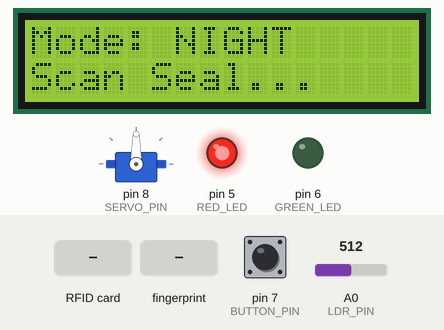
This sketch was run on a simulated Arduino Uno, built with avr-gcc and run on an emulated ATmega328P. Shown: 16×2 character LCD, servo, output pins drawn as LEDs (lit = HIGH). The test bench sets the inputs (shaded band); at power-on: A0 (LDR_PIN) = 512, pin 7 (BUTTON_PIN) HIGH. Pins used as bus, display or sensor lines are not drawn; what the sketch prints to the serial monitor is not drawn.

Above: at 3.3 s.
3.4 s: RFID card AA A4 20 B0 held to the reader
At 4.6 s:
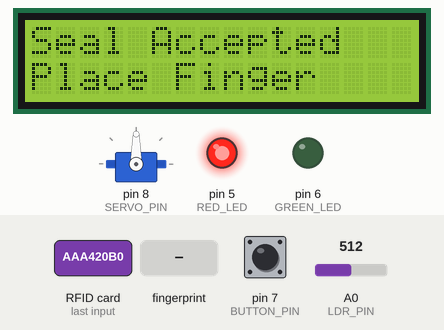
5.1 s: finger stored as number 1 placed on the sensor
At 5.9 s:
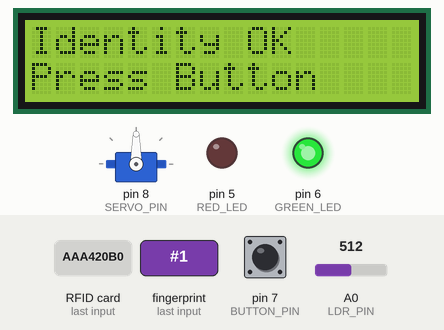
6.9 s: A0 (LDR_PIN) set to 312
8.4 s: A0 (LDR_PIN) set to 291
At 8.9 s:
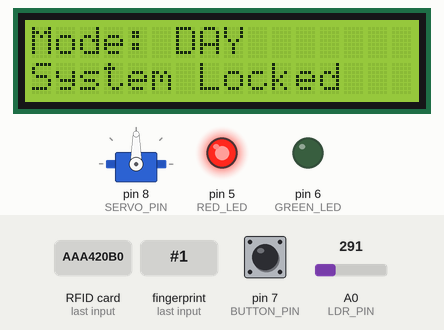
9.9 s: A0 (LDR_PIN) set to 306
At 10.3 s:
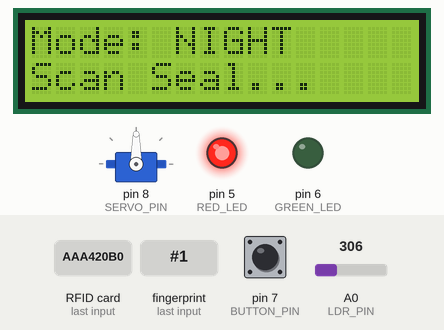
11.4 s: RFID card 73 5A 2F AA held to the reader
At 14.9 s:
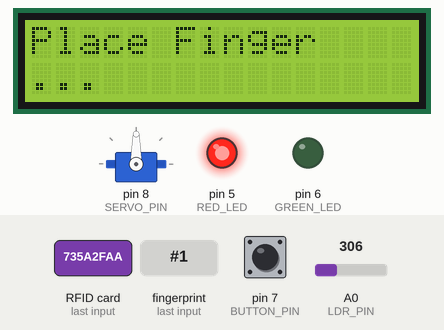
Timing chart, 0 to 15.4 s (numbered marks = the images above; inputs shaded):
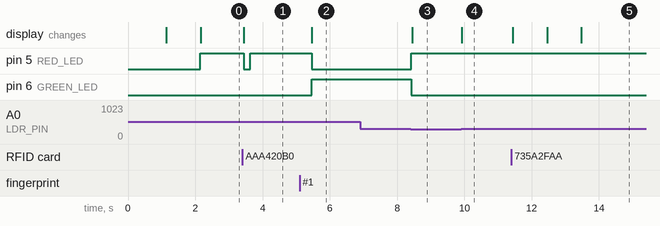

Measured:
- the behaviour switches between 301 and 300 on A0 (LDR_PIN) (found by bisection; images 2 and 3)
- after the input at 3.4 s, pin 5 (RED_LED): HIGH → LOW at once, → HIGH 0.20 s later; the display: changes at once (image 1)
- after the input at 5.1 s, pin 5 (RED_LED): HIGH → LOW after 0.37 s; pin 6 (GREEN_LED): LOW → HIGH after 0.37 s; the display: changes after 0.37 s (image 2)
- after the input at 6.9 s, every drawn part: stays the same
- after the input at 8.4 s, pin 5 (RED_LED): LOW → HIGH at once; pin 6 (GREEN_LED): HIGH → LOW at once; the display: changes after 0.05 s (image 3)
- after the input at 9.9 s, the display: changes at once (image 4)
- after the input at 11.4 s, the display: first changes at once (image 5 shows a later state)

The sketch:

ARD_GROUP_20.ino
```cpp
#include <SPI.h>
#include <MFRC522.h>
#include <Wire.h>
#include <LiquidCrystal_I2C.h>
#include <Servo.h>
#include <Adafruit_Fingerprint.h>
#include <SoftwareSerial.h>

// --- DEBUG HELPER ---
#define SERIAL_BAUD 9600

const char* stateName(int s) {
  switch (s) {
    case 0: return "LOCKED";
    case 1: return "WAIT_FINGER";
    case 2: return "WAIT_BUTTON";
    case 3: return "OPEN";
    case 4: return "ENROLL_FP";
    default: return "UNKNOWN";
  }
}

// --- HARDWARE PINS ---
#define SS_PIN 10
#define RST_PIN 9
#define RED_LED 5
#define GREEN_LED 6
#define BUTTON_PIN 7
#define SERVO_PIN 8
#define LDR_PIN A0
#define FP_RX 2
#define FP_TX 3

// --- CONFIGURATION ---
#define LCD_ADDR 0x27
// Calibrated Threshold: Light (~160) < 300 < Dark (~500)
#define DARK_THRESHOLD 300
#define SERVO_STOP 90
#define SERVO_OPEN 0
#define SERVO_CLOSE 180
#define SERVO_TIME 700

// --- AUTHORIZED IDs ---
byte UID1[4] = {0xAA, 0xA4, 0x20, 0xB0}; // User Card (Starts Auth)
byte UID2[4] = {0x73, 0x5A, 0x2F, 0xAA}; // Admin Card (Enrolls Finger)

// --- OBJECTS ---
MFRC522 rfid(SS_PIN, RST_PIN);
LiquidCrystal_I2C lcd(LCD_ADDR, 16, 2);
Servo servo;
SoftwareSerial fingerSerial(FP_RX, FP_TX);
Adafruit_Fingerprint finger(&fingerSerial);

// --- STATES ---
enum State { LOCKED, WAIT_FINGER, WAIT_BUTTON, OPEN, ENROLL_FP };
State state = LOCKED;

bool lastButton = HIGH;
uint8_t enrollID = 1;

// --- HELPER FUNCTIONS ---

void show(const char* a, const char* b) {
  lcd.clear();
  lcd.setCursor(0,0);
  lcd.print(a);
  lcd.setCursor(0,1);
  lcd.print(b);
}

// Logic: Returns true if sensor value is HIGH (>300)
bool dark() {
  return analogRead(LDR_PIN) > DARK_THRESHOLD;
}

bool buttonPressed() {
  bool now = digitalRead(BUTTON_PIN);
  bool pressed = (lastButton == HIGH && now == LOW);
  lastButton = now;
  delay(50); // Debounce
  return pressed;
}

bool checkUID(byte* target) {
  for (byte i = 0; i < 4; i++) {
    if (rfid.uid.uidByte[i] != target[i]) return false;
  }
  return true;
}

// Checks if a valid finger is placed on sensor
bool fingerprintOK() {
  uint8_t p = finger.getImage();
  if (p != FINGERPRINT_OK) return false;

  p = finger.image2Tz();
  if (p != FINGERPRINT_OK) return false;

  p = finger.fingerFastSearch();
  if (p != FINGERPRINT_OK) return false;

  return true; // Match found!
}

void lockSafe() {
  digitalWrite(RED_LED, HIGH);
  digitalWrite(GREEN_LED, LOW);
  servo.write(SERVO_STOP);
  state = LOCKED;
}

void openSafe() {
  digitalWrite(RED_LED, LOW);
  digitalWrite(GREEN_LED, HIGH);
  servo.write(SERVO_OPEN);
  delay(SERVO_TIME);
  servo.write(SERVO_STOP);
  state = OPEN;
  show("Safe Open", "Press to Lock");
}

void closeSafe() {
  servo.write(SERVO_CLOSE);
  delay(SERVO_TIME);
  servo.write(SERVO_STOP);
  lockSafe();
}

// Robust Enrollment Routine
void enrollFingerprint() {
  Serial.println("Starting Enrollment...");
  show("Enroll ID #", String(enrollID).c_str());
  delay(1000);
  show("Place Finger", "...");

  int p = -1;
  while (p != FINGERPRINT_OK) p = finger.getImage();
  finger.image2Tz(1);

  show("Remove Finger", "");
  delay(2000);
  p = 0;
  while (p != FINGERPRINT_NOFINGER) p = finger.getImage();

  show("Place Same", "Finger Again");
  p = -1;
  while (p != FINGERPRINT_OK) p = finger.getImage();
  finger.image2Tz(2);

  if (finger.createModel() == FINGERPRINT_OK &&
      finger.storeModel(enrollID) == FINGERPRINT_OK) {
    show("Success!", "Finger Stored");
    Serial.print("Finger Enrolled ID: "); Serial.println(enrollID);
    enrollID++;
    digitalWrite(GREEN_LED, HIGH); delay(1000); digitalWrite(GREEN_LED, LOW);
  } else {
    show("Enroll Failed", "Try Again");
    Serial.println("Enrollment Failed");
    delay(2000);
  }
  lockSafe();
}

// --- SETUP ---
void setup() {
  Serial.begin(SERIAL_BAUD);
  Serial.println("--- SAFE SYSTEM STARTING ---");

  pinMode(RED_LED, OUTPUT);
  pinMode(GREEN_LED, OUTPUT);
  pinMode(BUTTON_PIN, INPUT_PULLUP);

  lcd.init();
  lcd.backlight();

  SPI.begin();
  rfid.PCD_Init();

  finger.begin(57600);
  if (finger.verifyPassword()) {
    show("System Ready", "Sensor Found");
    Serial.println("Fingerprint Sensor Found");
    delay(1000);
  } else {
    show("Error:", "No Finger Sensor");
    Serial.println("Fingerprint Sensor ERROR");
    while(1);
  }

  servo.attach(SERVO_PIN);
  servo.write(SERVO_STOP);

  lockSafe();
}

// --- MAIN LOOP ---
void loop() {
  // DEBUG PRINTING (Every 500ms)
  static unsigned long lastLog = 0;
  unsigned long now = millis();
  if (now - lastLog >= 500) {
    lastLog = now;
    Serial.print("State=");
    Serial.print(stateName((int)state));
    Serial.print(" | Dark=");
    Serial.print(dark() ? "YES" : "NO");
    Serial.print(" | LDR Value=");
    Serial.println(analogRead(LDR_PIN));
  }

  // 1. DAYLIGHT SAFETY LOCK
  if (!dark()) {
    if (state != LOCKED) {
      Serial.println("LIGHT DETECTED -> FORCING LOCK");
      lockSafe();
    }

    // Refresh LCD strictly every 2 seconds to avoid flicker
    static long lastPrint = 0;
    if (millis() - lastPrint > 2000) {
      show("Mode: DAY", "System Locked");
      lastPrint = millis();
    }
    return;
  }

  // 2. LOCKED STATE: Wait for RFID
  if (state == LOCKED) {
    // Only update text if we just entered this state or periodically
    static long lastUpdate = 0;
    if (millis() - lastUpdate > 2000) {
       show("Mode: NIGHT", "Scan Seal...");
       lastUpdate = millis();
    }

    if (!rfid.PICC_IsNewCardPresent()) return;
    if (!rfid.PICC_ReadCardSerial()) return;

    if (checkUID(UID2)) {
      show("Admin Mode", "Enroll Finger");
      Serial.println("RFID: ADMIN UID -> ENROLL_FP");
      state = ENROLL_FP;
      delay(1000);
    }
    else if (checkUID(UID1)) {
      // 2-FACTOR AUTH STARTED: Move to Finger Stage
      show("Seal Accepted", "Place Finger");
      Serial.println("RFID: USER UID -> WAIT_FINGER");
      state = WAIT_FINGER;
      // Visual feedback
      digitalWrite(RED_LED, LOW);
      delay(200);
      digitalWrite(RED_LED, HIGH);
    }
    else {
      show("ACCESS DENIED", "Bad Seal");
      Serial.println("RFID: UNKNOWN UID REJECTED");
      delay(2000);
    }

    rfid.PICC_HaltA();
    rfid.PCD_StopCrypto1();
  }

  // 3. ENROLL STATE
  else if (state == ENROLL_FP) {
    enrollFingerprint();
  }

  // 4. WAIT FINGER STATE (2nd Factor)
  else if (state == WAIT_FINGER) {
    if (fingerprintOK()) {
      show("Identity OK", "Press Button");
      Serial.println("FINGERPRINT: MATCH -> WAIT_BUTTON");
      digitalWrite(RED_LED, LOW);
      digitalWrite(GREEN_LED, HIGH); // Green light indicates ready to open
      state = WAIT_BUTTON;
      delay(500);
    }
  }

  // 5. WAIT BUTTON STATE
  else if (state == WAIT_BUTTON) {
    if (buttonPressed()) {
      Serial.println("BUTTON: PRESSED -> OPENING SAFE");
      openSafe();
    }
  }

  // 6. OPEN STATE
  else if (state == OPEN) {
    if (buttonPressed()) {
      Serial.println("BUTTON: PRESSED -> CLOSING SAFE");
      closeSafe();
    }
  }
}
```
